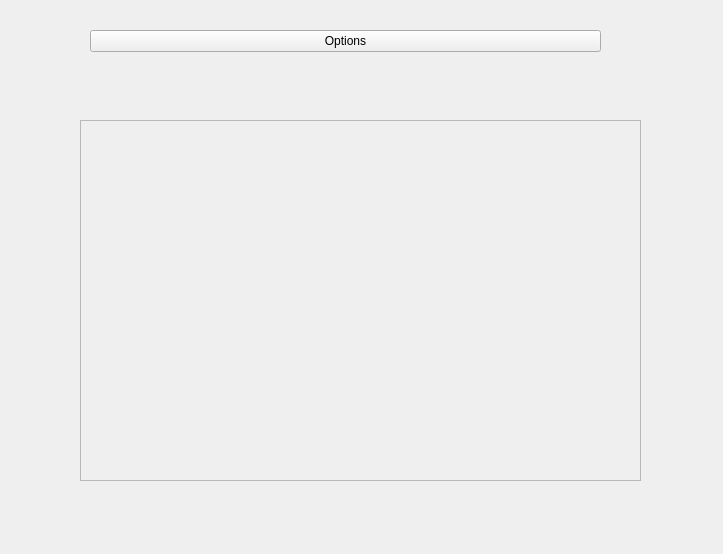
<?xml version="1.0" encoding="UTF-8"?>
<ui version="4.0">
 <class>Widgett</class>
 <widget class="QWidget" name="Widgett">
  <property name="geometry">
   <rect>
    <x>0</x>
    <y>0</y>
    <width>723</width>
    <height>554</height>
   </rect>
  </property>
  <property name="windowTitle">
   <string>Form</string>
  </property>
  <widget class="QPushButton" name="options">
   <property name="geometry">
    <rect>
     <x>90</x>
     <y>30</y>
     <width>511</width>
     <height>22</height>
    </rect>
   </property>
   <property name="text">
    <string>Options</string>
   </property>
  </widget>
  <widget class="QScrollArea" name="scrollArea">
   <property name="geometry">
    <rect>
     <x>80</x>
     <y>120</y>
     <width>561</width>
     <height>361</height>
    </rect>
   </property>
   <property name="widgetResizable">
    <bool>true</bool>
   </property>
   <widget class="QWidget" name="scrollAreaWidgetContents">
    <property name="geometry">
     <rect>
      <x>0</x>
      <y>0</y>
      <width>559</width>
      <height>359</height>
     </rect>
    </property>
   </widget>
  </widget>
 </widget>
 <resources/>
 <connections/>
</ui>
